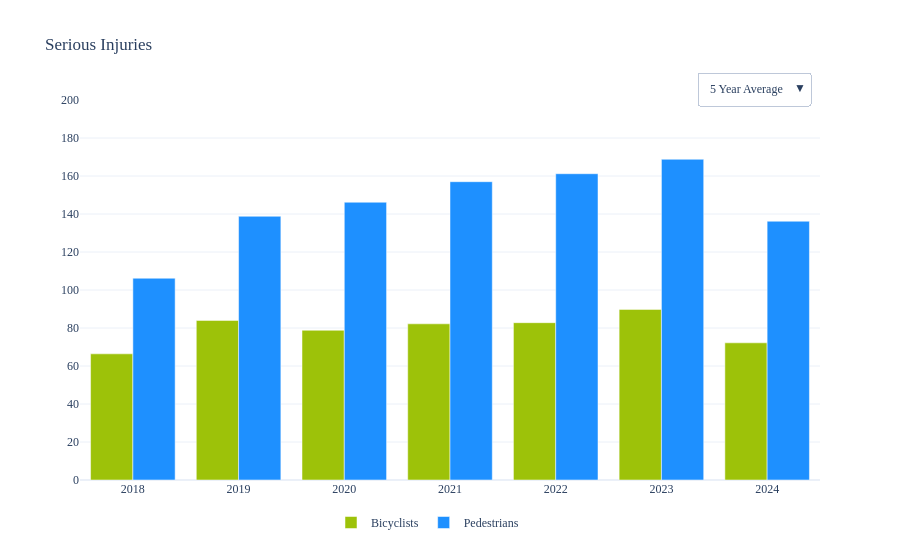

Write notebook code for a chart like this one.
### Code cell
export = True
import plot as pt
indicator = 'Safety_4'
plot_name = 'toggle_serious_injuries'


df_mpo = pd.read_excel(PATH_PLOTS/'Data'/f"{indicator} MPO TIMS.xlsx", sheet_name='MPO')


df_plot = df_mpo.copy()

df_plot = df_plot.dropna()
df_plot = df_plot.sort_values(['Year', 'Category'], ascending = [False, True])

display(df_plot.head())


color_map  = {
    'Bicyclists': '#9DC209'
    , 'Pedestrians': '#1E90FF'
}

fig=go.Figure()

for category, color in color_map.items():
    df_cat = df_plot[df_plot['Category'] == category]
    df_cat=df_cat.sort_values('Year',ascending=True)
    fig.add_trace(go.Bar(
        x=df_cat['Year'],
        y=df_cat['Serious Injuries_5 Year Average'],
        name=category,
        marker=dict(color=color),
        hovertemplate='%{y}'
    ))

for category, color in color_map.items():
    df_cat = df_plot[df_plot['Category'] == category]
    df_cat=df_cat.sort_values('Year',ascending=True)
    df_cat=df_cat[df_cat['Serious Injuries']!=0]
    
    fig.add_trace(go.Bar(
        x=df_cat['Year'],
        y=df_cat['Serious Injuries'],
        name=category,
        marker=dict(color=color),
        hovertemplate='%{y}',
        visible=False
    ))

# Create buttons for toggling
buttons = [
    dict(
        label='5 Year Average',
        method='update',
        args=[
            {'visible': [True, True,False, False]},
            {'xaxis': {'tickangle': 0}}
        ]
    ),
    dict(
        label='Annual',
        method='update',
        args=[
            {'visible': [False, False, True, True]},
            {'xaxis': {'tickangle': 0}}
        ]
    )
]

# Add dropdown menu to layout
fig.update_layout(
    updatemenus=[
        dict(
            buttons=buttons,
            direction="down",
            pad={"r": 10, "t": 10},
            showactive=True,
            x=1,
            xanchor="right",
            y=1.1,
            yanchor="top"
        )
    ]
)
title='Serious Injuries'
fig.update_layout(legend=dict(orientation="h", yanchor="bottom", y=-0.15,xanchor="right", x=0.6))
fig.update_yaxes(tick0=0, dtick=20, range = [0, 200])

#fig.update_layout(
    #title='Serious Injuries, 5 Year Rolling Average',
    #barmode='group',
    #xaxis_title='Year',
    #yaxis_title='Serious Injuries',
    #legend_title_text=''
#)







pt.plot_agol(fig, export, title, indicator, plot_name)

### Figure 1 — Plotly figure (JSON) as saved in the notebook; plotly's stock layout.template omitted (floating-point values rounded to 4 significant figures)
{"data": [{"hovertemplate": "%{y}", "marker": {"color": "#9DC209"}, "name": "Bicyclists", "type": "bar", "x": [2018, 2019, 2020, 2021, 2022, 2023, 2024], "y": [66.4, 84, 78.8, 82.2, 82.8, 89.8, 72.2]}, {"hovertemplate": "%{y}", "marker": {"color": "#1E90FF"}, "name": "Pedestrians", "type": "bar", "x": [2018, 2019, 2020, 2021, 2022, 2023, 2024], "y": [106.2, 138.8, 146.2, 157, 161.2, 168.8, 136.2]}, {"hovertemplate": "%{y}", "marker": {"color": "#9DC209"}, "name": "Bicyclists", "type": "bar", "visible": false, "x": [2018, 2019, 2020, 2021, 2022, 2023], "y": [85, 88, 64, 92, 85, 120]}, {"hovertemplate": "%{y}", "marker": {"color": "#1E90FF"}, "name": "Pedestrians", "type": "bar", "visible": false, "x": [2018, 2019, 2020, 2021, 2022, 2023], "y": [151, 163, 150, 175, 167, 189]}], "layout": {"font": {"family": "Microsoft YaHei"}, "legend": {"orientation": "h", "title": {}, "x": 0.6, "xanchor": "right", "y": -0.15, "yanchor": "bottom"}, "title": {"text": "Serious Injuries"}, "updatemenus": [{"buttons": [{"args": [{"visible": [true, true, false, false]}, {"xaxis": {"tickangle": 0}}], "label": "5 Year Average", "method": "update"}, {"args": [{"visible": [false, false, true, true]}, {"xaxis": {"tickangle": 0}}], "label": "Annual", "method": "update"}], "direction": "down", "pad": {"r": 10, "t": 10}, "showactive": true, "x": 1, "xanchor": "right", "y": 1.1, "yanchor": "top"}], "xaxis": {"tickfont": {"size": 12}, "title": {}}, "yaxis": {"dtick": 20, "range": [0, 200], "tick0": 0, "tickfont": {"size": 12}, "title": {}}}}
